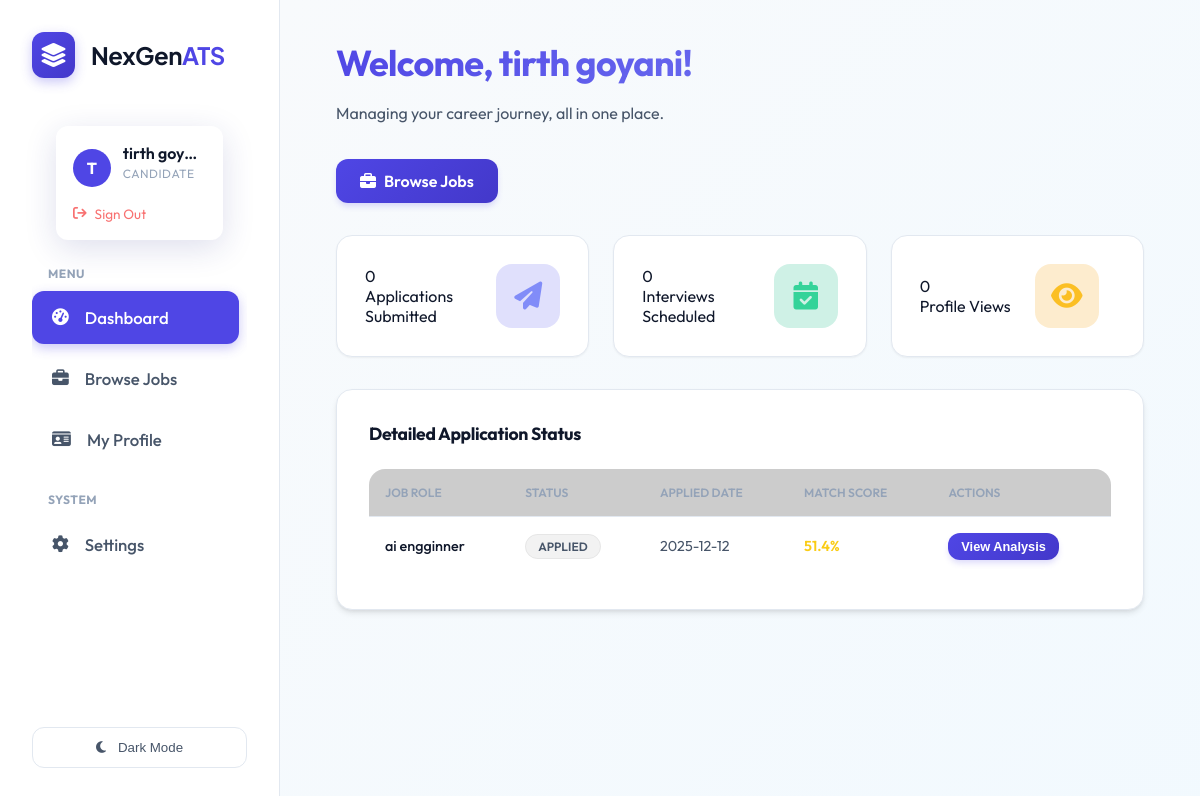
Before: / (signed in) with the older database file.
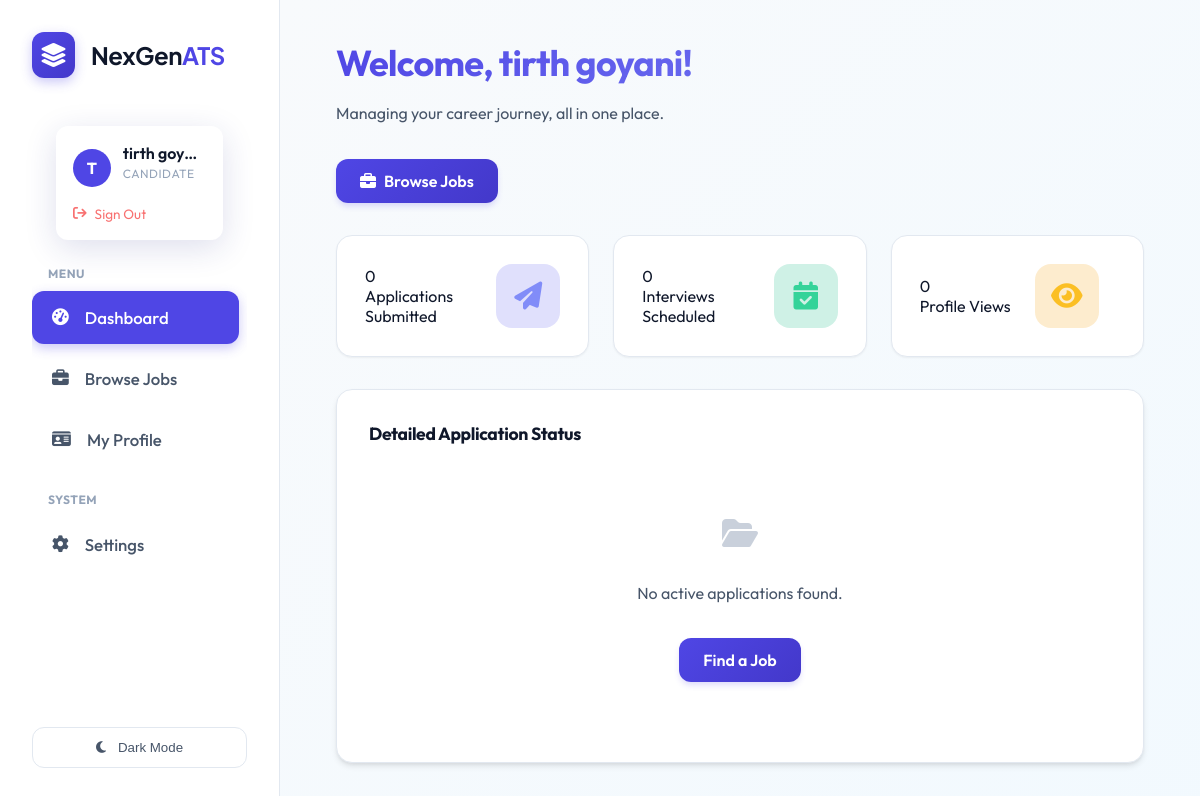
After: the same page with the newer database file.
### tables this page shows
CREATE TABLE candidates (
                    id INTEGER PRIMARY KEY AUTOINCREMENT,
                    job_id INTEGER,
                    filename TEXT,
                    semantic_score REAL,
                    skills_score REAL,
                    experience_score REAL,
                    total_score REAL,
                    email TEXT,
                    phone TEXT,
                    full_text TEXT,
                    missing_skills TEXT,
                    interview_questions TEXT,
                    created_at TIMESTAMP DEFAULT CURRENT_TIMESTAMP, user_id INTEGER, status TEXT DEFAULT 'Applied', notes TEXT, name TEXT,
                    FOREIGN KEY(job_id) REFERENCES jobs(id)
                );

CREATE TABLE jobs (
                    id INTEGER PRIMARY KEY AUTOINCREMENT,
                    title TEXT NOT NULL,
                    description TEXT,
                    created_at TIMESTAMP DEFAULT CURRENT_TIMESTAMP,
                    status TEXT DEFAULT 'Open'
                );

### routes/core.py (the view, shortened to what this page needs)
@bp.route('/')
@login_required # Require login for the main dashboard for now
def dashboard():
    if current_user.role == 'candidate':
        conn = database.get_db_connection()
        applications = conn.execute('''
            SELECT c.*, j.title as job_title, j.status as job_status
            FROM candidates c
            JOIN jobs j ON c.job_id = j.id
            WHERE c.user_id = ?
            ORDER BY c.created_at DESC
        ''', (current_user.id,)).fetchall()
        conn.close()
        return render_template('candidate_dashboard.html', applications=applications)

### app.py (called while the page is built)
@login_manager.user_loader
def load_user(user_id):
    return User.get(user_id)

### database.py (called while the page is built)
def get_db_connection():
    db_url = os.getenv('DATABASE_URL')
    if db_url:
        import psycopg2
        from psycopg2.extras import RealDictCursor
        conn = psycopg2.connect(db_url, cursor_factory=RealDictCursor)
        return conn
    else:
        conn = sqlite3.connect(DB_NAME)
        conn.row_factory = sqlite3.Row
        return conn

    @staticmethod
    def get(user_id):
        conn = get_db_connection()
        user = conn.execute('SELECT * FROM users WHERE id = ?', (user_id,)).fetchone()
        conn.close()
        if not user: return None
        return User(user['id'], user['name'], user['email'], user['role'], user['password_hash'],
                   user['resume_path'], user['skills'], user['experience'], user['education'], user['profile_summary'])

### templates/candidate_dashboard.html (shortened to what the changed rows need)
{% extends 'layout.html' %}
{% block content %}
<div class="dashboard-header" style="margin-bottom: 2rem;">
    <h1
        style="background: linear-gradient(135deg, var(--primary) 0%, #818cf8 100%); -webkit-background-clip: text; -webkit-text-fill-color: transparent; margin-bottom: 0.5rem;">
        Welcome, {{ current_user.name }}!
    </h1>
</div>
<div class="grid-container">
    <div style="grid-column: span 3;">
        <div class="glass-card">
            {% if applications %}
            <div class="table-container"
                style="margin-top: 0; box-shadow: none; border: none; background: transparent;">
                <table style="width: 100%; border-collapse: collapse; color: var(--text-muted); font-size: 0.9rem;">
                    <thead>
                        <tr style="border-bottom: 1px solid rgba(255,255,255,0.1); text-align: left;">
                            <th style="padding: 1rem;">Job Role</th>
                            <th style="padding: 1rem;">Status</th>
                            <th style="padding: 1rem;">Applied Date</th>
                            <th style="padding: 1rem;">Match Score</th>
                            <th style="padding: 1rem;">Actions</th>
                        </tr>
                    </thead>
                    <tbody>
                        {% for app in applications %}
                        <tr style="border-bottom: 1px solid rgba(255,255,255,0.05);">
                            <td style="padding: 1rem; color: var(--text-primary); font-weight: 500;">
                                {{ app.job_title }}
                            </td>
                            <td style="padding: 1rem;">
                                {% set status_color = 'rgba(168, 85, 247, 0.1)' if app.status == 'Interview' else
                                'rgba(16, 185, 129, 0.1)' if app.status == 'Offer' else 'rgba(0, 0, 0, 0.05)' %}
                                {% set text_color = '#a855f7' if app.status == 'Interview' else '#10b981' if app.status
                                == 'Offer' else 'var(--text-secondary)' %}
                                <span
                                    style="background: {{ status_color }}; color: {{ text_color }}; padding: 0.25rem 0.75rem; border-radius: 999px; font-size: 0.75rem; border: 1px solid {{ status_color }}; font-weight: 600; text-transform: uppercase;">
                                    {{ app.status if app.status else 'Applied' }}
                                </span>
                            </td>
                            <td style="padding: 1rem;">
                                {{ app.created_at[:10] }}
                            </td>
                            <td style="padding: 1rem;">
                                <span
                                    style="color: {{ '#34d399' if app.total_score > 70 else '#facc15' if app.total_score > 40 else '#f87171' }}; font-weight: 600;">
                                    {{ app.total_score|round(1) }}%
                                </span>
                            </td>
                            <td style="padding: 1rem;">
                                <button class="btn-primary" onclick="viewCandidate({{ app.id }})"
                                    style="font-size: 0.8rem; padding: 0.4rem 0.8rem;">
                                    View Analysis
                                </button>
                            </td>
                        </tr>
                        {% endfor %}
                    </tbody>
                </table>
            </div>
            {% else %}
            <div style="text-align: center; padding: 3rem 0; color: var(--text-muted);">
                <i class="fa-solid fa-folder-open" style="font-size: 2rem; margin-bottom: 1rem; opacity: 0.5;"></i>
                <p>No active applications found.</p>
                <a href="{{ url_for('core.job_board') }}" class="btn-primary"
                    style="margin-top: 1rem; display: inline-flex;">Find a Job</a>
            </div>
            {% endif %}
        </div>
    </div>
</div>
{% endblock %}

Changed rows visible on the page:
removed candidates: job_title "ai engginner", status "APPLIED", created_at "2025-12-12", total_score "51.4"
Other visible differences:
text no longer shown: "JOB ROLE STATUS APPLIED DATE MATCH SCORE ACTIONS"
text now shown: "No active applications found. Find a Job"
